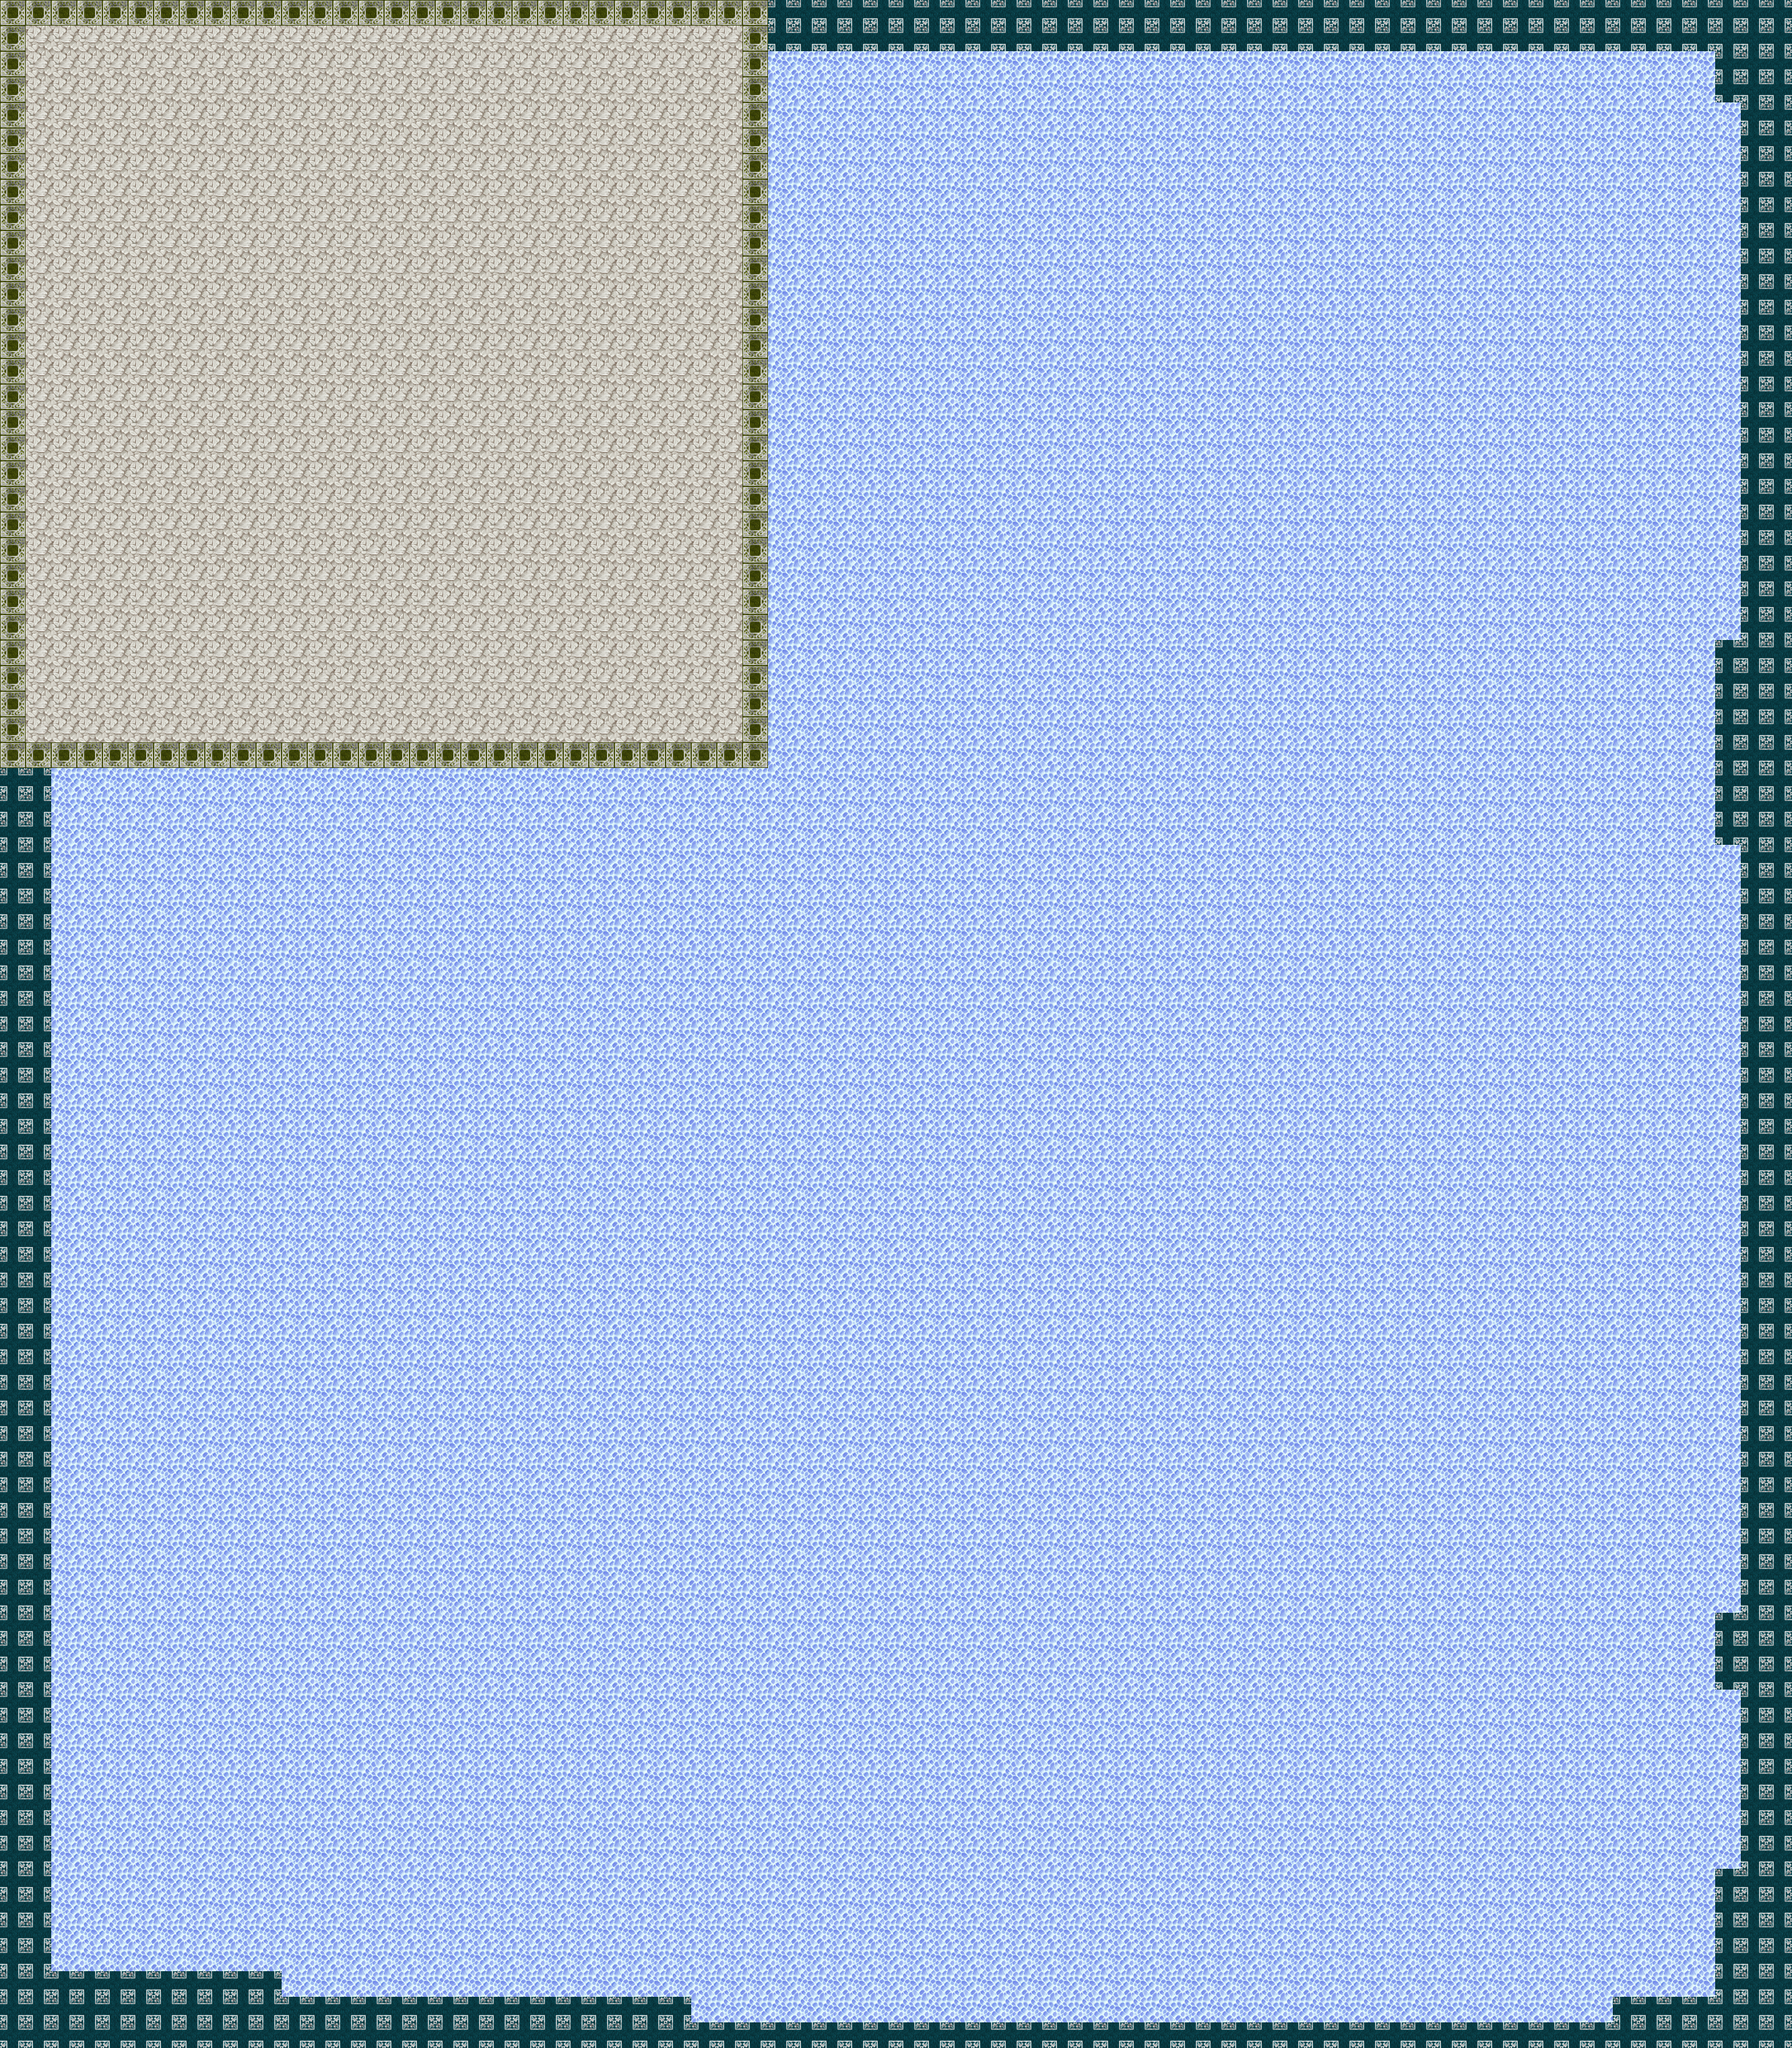

Rendered tile map (Tiled .tmx) drawn with the repository's tilesets; below, a short description and the map source with its tile grids summarised:
An orthogonal 70x80 tile map with 32x32 px tiles, 2 tile layers (Kachelebene 1, Kachelebene 2).

<map version="1.0" orientation="orthogonal" width="70" height="80" tilewidth="32" tileheight="32">
 <properties>
  <property name="ER" value="true" />
 </properties>
 <tileset firstgid="1" name="TileA2 + Tapetes - Kopie" tilewidth="32" tileheight="32">
  <image source="TileA2 + Tapetes - Kopie.png" width="512" height="384" />
 </tileset>
 <layer name="Kachelebene 1" width="70" height="80">
  <properties>
   <property name="ER" value="true" />
  </properties>
  <data>[5600 cells, 5600 non-empty, 4 distinct tile ids]</data>
 </layer>
 <layer name="Kachelebene 2" width="70" height="80">
  <data>[5600 cells, 0 non-empty, 0 distinct tile ids]</data>
 </layer>
</map>
